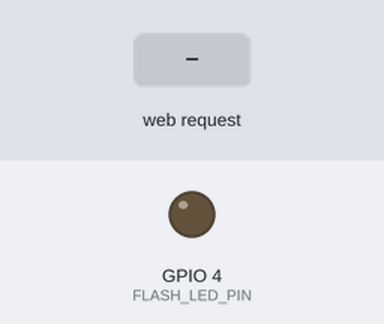
A sketch run on a simulated ESP32. Parts: output pins drawn as LEDs (lit = HIGH). Inputs (shaded band) come from the test bench. WiFi joins after 1.5 s; servers stay silent unless stated; the camera gives no picture; what the sketch prints to the serial monitor is not drawn.

Above: at 3.1 s.
3.2 s: HTTP request GET /capture?led=1 received
At 3.36 s:
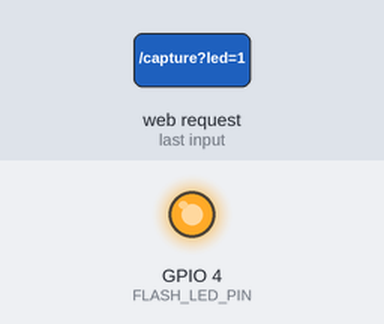
Timing chart, 0 to 6.2 s (numbered marks = the images above; inputs shaded):
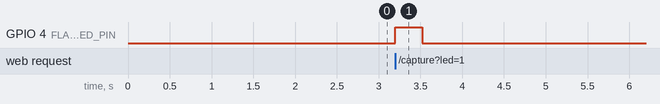

Measured:
- after the input at 3.2 s, GPIO 4 (FLASH_LED_PIN): LOW → HIGH at once, → LOW 0.32 s later

The sketch:

esp32cam_capture.ino
```cpp
/*
 * ESP32-CAM (AI-Thinker, OV2640) - STANDALONE fabric photo station for the Lab-Dip project.
 * Separate from the main sensor ESP32: it only needs Wi-Fi. The laptop fetches photos over HTTP.
 *
 * Arduino IDE: Board = "AI Thinker ESP32-CAM", Partition = default. No extra libraries needed
 * (esp_camera, WiFi, WebServer, ESPmDNS come with the ESP32 board package).
 *
 * Endpoints (same Wi-Fi as your laptop):
 *   http://labdip-cam.local/          status page
 *   http://labdip-cam.local/capture   returns a JPEG       (add ?led=1 to use the flash LED)
 *   (if .local does not resolve on your laptop, use the IP printed in the Serial Monitor)
 */
#include "esp_camera.h"
#include <WiFi.h>
#include <WebServer.h>
#include <ESPmDNS.h>

// ---------- USER SETTINGS ----------
const char* WIFI_SSID = "YOUR_WIFI";
const char* WIFI_PASS = "YOUR_PASSWORD";
const char* HOSTNAME  = "labdip-cam";
#define LOCK_COLOUR_SETTINGS 1   // 1 = fixed white balance + exposure (needed for repeatable colour); 0 = auto
#define MANUAL_EXPOSURE 150      // 0..1200, raise if images are dark, lower if bright (tune with a white card)
// -----------------------------------

// AI-Thinker ESP32-CAM pin map
#define PWDN_GPIO_NUM 32
#define RESET_GPIO_NUM -1
#define XCLK_GPIO_NUM 0
#define SIOD_GPIO_NUM 26
#define SIOC_GPIO_NUM 27
#define Y9_GPIO_NUM 35
#define Y8_GPIO_NUM 34
#define Y7_GPIO_NUM 39
#define Y6_GPIO_NUM 36
#define Y5_GPIO_NUM 21
#define Y4_GPIO_NUM 19
#define Y3_GPIO_NUM 18
#define Y2_GPIO_NUM 5
#define VSYNC_GPIO_NUM 25
#define HREF_GPIO_NUM 23
#define PCLK_GPIO_NUM 22
#define FLASH_LED_PIN 4

WebServer server(80);

bool initCamera() {
  camera_config_t c;
  c.ledc_channel = LEDC_CHANNEL_0; c.ledc_timer = LEDC_TIMER_0;
  c.pin_d0 = Y2_GPIO_NUM; c.pin_d1 = Y3_GPIO_NUM; c.pin_d2 = Y4_GPIO_NUM; c.pin_d3 = Y5_GPIO_NUM;
  c.pin_d4 = Y6_GPIO_NUM; c.pin_d5 = Y7_GPIO_NUM; c.pin_d6 = Y8_GPIO_NUM; c.pin_d7 = Y9_GPIO_NUM;
  c.pin_xclk = XCLK_GPIO_NUM; c.pin_pclk = PCLK_GPIO_NUM; c.pin_vsync = VSYNC_GPIO_NUM; c.pin_href = HREF_GPIO_NUM;
#if defined(ESP_ARDUINO_VERSION_MAJOR) && ESP_ARDUINO_VERSION_MAJOR >= 3
  c.pin_sccb_sda = SIOD_GPIO_NUM; c.pin_sccb_scl = SIOC_GPIO_NUM;
#else
  c.pin_sscb_sda = SIOD_GPIO_NUM; c.pin_sscb_scl = SIOC_GPIO_NUM;
#endif
  c.pin_pwdn = PWDN_GPIO_NUM; c.pin_reset = RESET_GPIO_NUM;
  c.xclk_freq_hz = 20000000;
  c.pixel_format = PIXFORMAT_JPEG;
  c.frame_size = FRAMESIZE_VGA;          // 640x480 is plenty for colour measurement
  c.jpeg_quality = 10;                   // lower number = better quality
  c.fb_count = 1;
  c.fb_location = psramFound() ? CAMERA_FB_IN_PSRAM : CAMERA_FB_IN_DRAM;
  c.grab_mode = CAMERA_GRAB_LATEST;
  if (esp_camera_init(&c) != ESP_OK) return false;

  sensor_t* s = esp_camera_sensor_get();
#if LOCK_COLOUR_SETTINGS
  s->set_whitebal(s, 0);        // auto white balance off
  s->set_awb_gain(s, 0);
  s->set_wb_mode(s, 0);         // 0 auto-preset; fixed while AWB is off. Try 1 (sunny) / 2 (cloudy) / 3 (office)
  s->set_exposure_ctrl(s, 0);   // auto exposure off
  s->set_aec2(s, 0);
  s->set_aec_value(s, MANUAL_EXPOSURE);
  s->set_gain_ctrl(s, 0);       // auto gain off
  s->set_agc_gain(s, 0);
  s->set_brightness(s, 0); s->set_contrast(s, 0); s->set_saturation(s, 0);
#endif
  return true;
}

void handleCapture() {
  bool led = server.hasArg("led") && server.arg("led") == "1";
  if (led) { pinMode(FLASH_LED_PIN, OUTPUT); digitalWrite(FLASH_LED_PIN, HIGH); delay(200); }
  camera_fb_t* fb = esp_camera_fb_get();  if (fb) esp_camera_fb_return(fb);   // discard stale frame
  fb = esp_camera_fb_get();
  if (led) digitalWrite(FLASH_LED_PIN, LOW);
  if (!fb) { server.send(500, "text/plain", "capture failed"); return; }
  server.setContentLength(fb->len);
  server.send(200, "image/jpeg", "");
  WiFiClient client = server.client();
  client.write(fb->buf, fb->len);
  esp_camera_fb_return(fb);
}

void handleRoot() {
  server.send(200, "text/plain", String("Lab-dip camera ready\nIP: ") + WiFi.localIP().toString() + "\nGET /capture  (optional ?led=1)\n");
}

void setup() {
  Serial.begin(115200);
  pinMode(FLASH_LED_PIN, OUTPUT); digitalWrite(FLASH_LED_PIN, LOW);
  if (!initCamera()) { Serial.println("Camera init FAILED - check ribbon cable and power"); while (true) delay(1000); }
  WiFi.mode(WIFI_STA); WiFi.begin(WIFI_SSID, WIFI_PASS);
  while (WiFi.status() != WL_CONNECTED) { delay(400); Serial.print("."); }
  Serial.println("\nConnected. IP: " + WiFi.localIP().toString());
  if (MDNS.begin(HOSTNAME)) Serial.printf("Also reachable at http://%s.local/capture\n", HOSTNAME);
  server.on("/", handleRoot); server.on("/capture", handleCapture); server.begin();
}

void loop() {
  if (WiFi.status() != WL_CONNECTED) { WiFi.reconnect(); delay(2000); }   // simple auto-reconnect
  server.handleClient();
}
```
